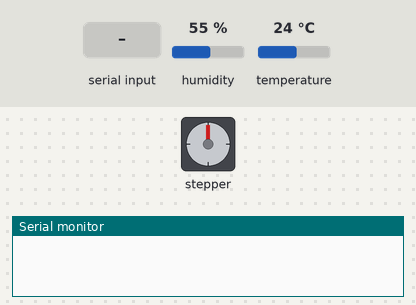
The sketch below on a simulated Arduino Uno, built with avr-gcc and run on an emulated ATmega328P. Parts: stepper motor, the last lines printed to the serial monitor. The inputs (shaded band) are chosen by the test bench; at power-on: humidity 55 %, temperature 24 °C. Stepper angles assume 2038 steps per turn.

Above: at 1.2 s.
1.3 s: "R\n" received over the second serial link
At 2.5 s:
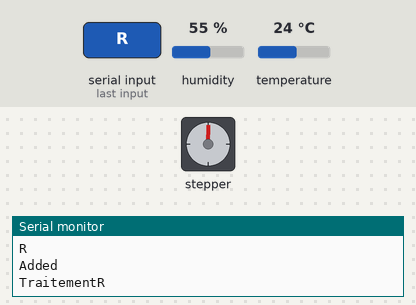
2.8 s: "L\n" received over the second serial link
At 3.7 s:
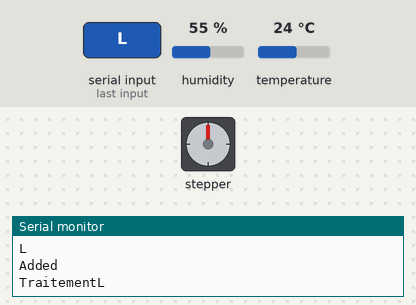
8.8 s: "L\n" received over the second serial link
At 9.5 s:
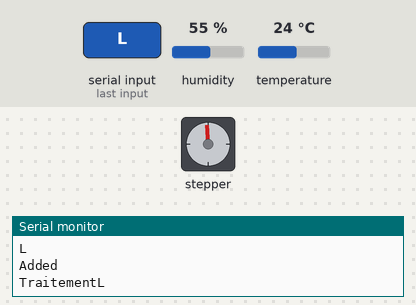
Timing chart, 0 to 11.3 s (numbered marks = the images above; inputs shaded):
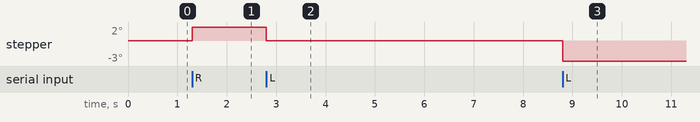

The sketch:

main.ino
```cpp
#include <SoftwareSerial.h>
#include <Wire.h>
#include <Stepper.h>
#include <DHT.h>

SoftwareSerial bluetooth(10, 11); // RX, TX
Stepper myStepper = Stepper(2038, 3, 5, 4, 6);
DHT dht(7, DHT11);

const int stepsPerRevolution = 2038;
float value = 0;
float previous_value = 0;
unsigned long previousMillis = 0;
static uint32_t tmp;

void setup() {
  Serial.begin(38400);
  bluetooth.begin(38400);
  dht.begin();
}

String stringBuffer = "";

void loop() {
  unsigned long currentMillis = millis();
  if (currentMillis - previousMillis >= 10000) {
    bluetooth.print("T=" + String(dht.readTemperature()) + "\n");
    previousMillis = currentMillis;
  }


  if (bluetooth.available() > 0) {
    char c = bluetooth.read();
    Serial.println(c);
    if (c != '\n') {
      Serial.println("Added");
      stringBuffer += c;
    } else {
      Serial.println("Traitement" + stringBuffer);
      if (stringBuffer.equals("ASK_H")) {
          bluetooth.print("H=" + String(dht.readHumidity()) + "\n");
      } else if (stringBuffer.equals("R")) {
        myStepper.step(15);
      } else if (stringBuffer.equals("L")) {
        myStepper.step(-15);
      }
      stringBuffer = "";
      }
  }

//  if (Serial.available() > 0) {
//    Serial.read();
//    Serial.println("sended");
//    bluetooth.print("T=" + String(random(26, 32)) + "\n");
//  }
//
//  String s = "";
//  while (bluetooth.available() > 0) {
//      char c = bluetooth.read();
//      s += c;
//  }
//
//  if (!s.equals("")) {
//    Serial.println(s);
//  }


//  String serialOutput;
//
//  while (Serial.available() > 0){
//
//  }
//  while (Serial.available()) {
//    readString = Serial.readString();
//    Serial.println("Output_Data=" + readString);
//    }
//
//  if (readString.length() > 0) {
//    Serial.println(readString);
//  }
//
//  unsigned long currentMillis = millis();
//  if (currentMillis - previousMillis >= 1000) {
//    Serial.println("printed");
//    bluetooth.print("cmd15"); // print this to bluetooth module
//    previousMillis = currentMillis;
//  }
}
```
